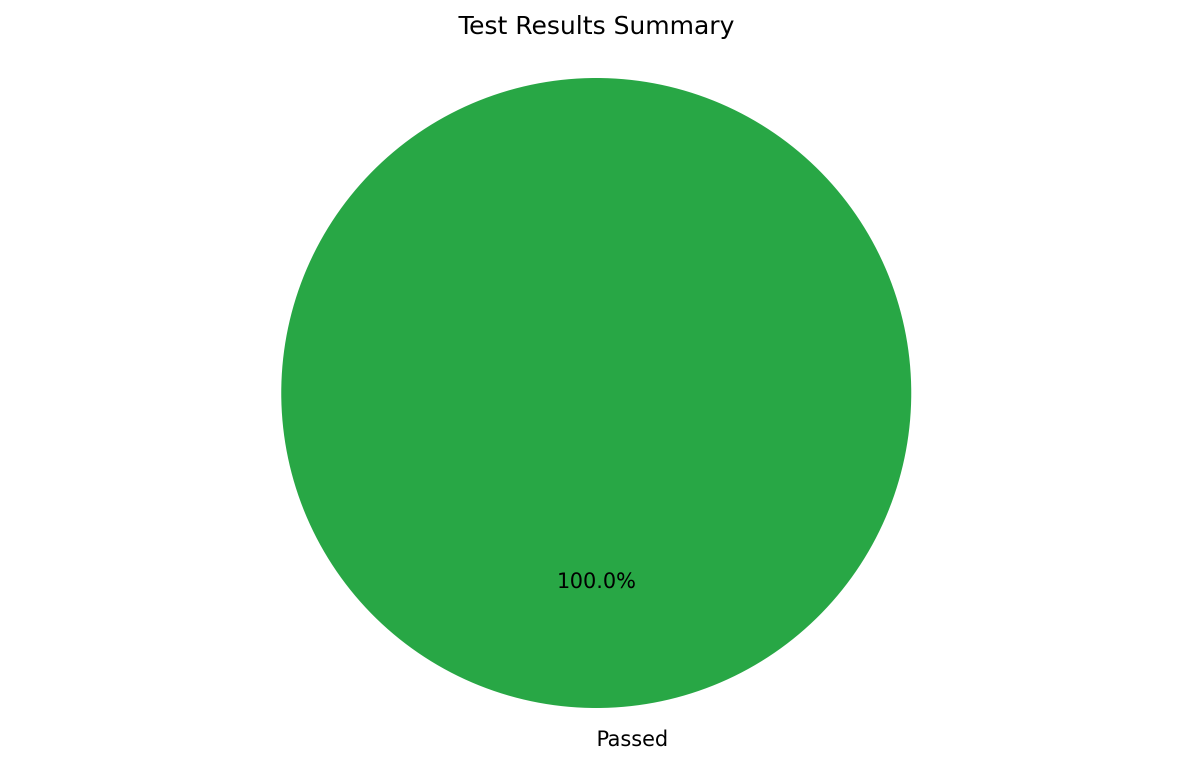
#> input picture contracts-evm-bep20/audit/chart.png, 2385 x 1530 px (shown at 1/2 size); its folder holds only this picture in this run
$ python -i allah_infographic.py   (imports and definitions only)
#> lines starting #> are read from the running program, lines starting #| are printed output that depends on the picture; after the words box and inside, x2 and y2 are one past the last pixel; in counts of white or black regions, pixels touching at a corner belong together
#> further down, picture is the input picture: PIL image 2385x1530 RGBA; mean R, G, B, A 181, 224.4, 190.9, 255

from PIL import Image, ImageDraw, ImageFont, ImageFilter
from pathlib import Path
import math

# ------------- Config -------------
TITLE = "Allah Kavramı – Tarihsel Gelişim ve Yorumlar"
OUTPUT = "allah_kavrami_modern_infografik.png"
SIZE = (1600, 1000)  # width, height
MARGIN = 60
GAP = 26
RADIUS = 28

# Card content (title, bullets, gradient)
CARDS = [
    {
        "title": "📜 Dil Kökeni",
        "bullets": [
            "Sami dillerde 'El/Ilah' → Tanrı",
            "İbranice: Eloah/Elohim",
            "Aramice: Elaha/Alaha",
            "Süryanice: Alāhā",
        ],
        "grad": ((35, 99, 235), (96, 165, 250)),  # blue → light blue
        "icon": "scroll",
    },
    {
        "title": "🏺 Cahiliye",
        "bullets": [
            "Allah: Yüce Yaratıcı",
            "Putlar: aracı",
        ],
        "grad": ((5, 150, 105), (74, 222, 128)),  # green tones
        "icon": "vase",
    },
    {
        "title": "📖 Kur’ân",
        "bullets": [
            "Tevhid, şirk reddi",
            "'Huve' (O) zamiri",
            "Esmaü’l-Hüsna (sıfatlar)",
        ],
        "grad": ((245, 158, 11), (253, 186, 116)),  # orange
        "icon": "book",
    },
    {
        "title": "🕌 Kelam",
        "bullets": [
            "Eş'arî & Maturidî",
            "'Allah' özel isim",
        ],
        "grad": ((139, 92, 246), (196, 181, 253)),  # purple
        "icon": "mosque",
    },
    {
        "title": "🌿 Tasavvuf",
        "bullets": [
            "İsim sembol, asıl O",
            "İsim–Müsemma ayrımı",
        ],
        "grad": ((236, 72, 153), (244, 114, 182)),  # pink
        "icon": "leaf",
    },
    {
        "title": "🧠 Felsefe",
        "bullets": [
            "Farabi, İbn Sina",
            "İsim beşer için",
        ],
        "grad": ((55, 65, 81), (156, 163, 175)),  # gray
        "icon": "brain",
    },
    {
        "title": "🌍 Modern",
        "bullets": [
            "Kültürel adlandırma",
            "Mutlak aynı hakikat",
        ],
        "grad": ((16, 185, 129), (110, 231, 183)),  # teal/green
        "icon": "globe",
    },
    {
        "title": "❤️ Senin Görüşün",
        "bullets": [
            "El-İlah telaffuzu",
            "Yegâne olana isim verilmez",
            "'O' demek yeter",
        ],
        "grad": ((220, 38, 38), (252, 165, 165)),  # red
        "icon": "heart",
    },
]

# ------------- Drawing helpers -------------
# [31 lines left out: functions load_font, rounded_rect_mask, linear_gradient, not called in this run]

def drop_shadow(img, offset=(0, 6), radius=12, opacity=120):
    # Create shadow via gaussian blur on alpha mask
#> called with offset = (0, 6), radius = 12, opacity = 120
    shadow = Image.new("RGBA", (img.width + abs(offset[0]) + radius*2, img.height + abs(offset[1]) + radius*2), (0,0,0,0))
#> shadow: PIL image 2409x1560 RGBA; every value is 0
    sx = radius
    sy = radius
    shadow_mask = Image.new("L", (img.width, img.height), 0)
#> shadow_mask: PIL image 2385x1530 L; every value is 0
    shadow_mask.paste(img.split()[-1], (0,0))
#> shadow_mask: PIL image 2385x1530 L; every value is 255
    shadow_draw = Image.new("L", shadow.size, 0)
#> shadow_draw: PIL image 2409x1560 L; every value is 0
    shadow_draw.paste(shadow_mask, (sx, sy))
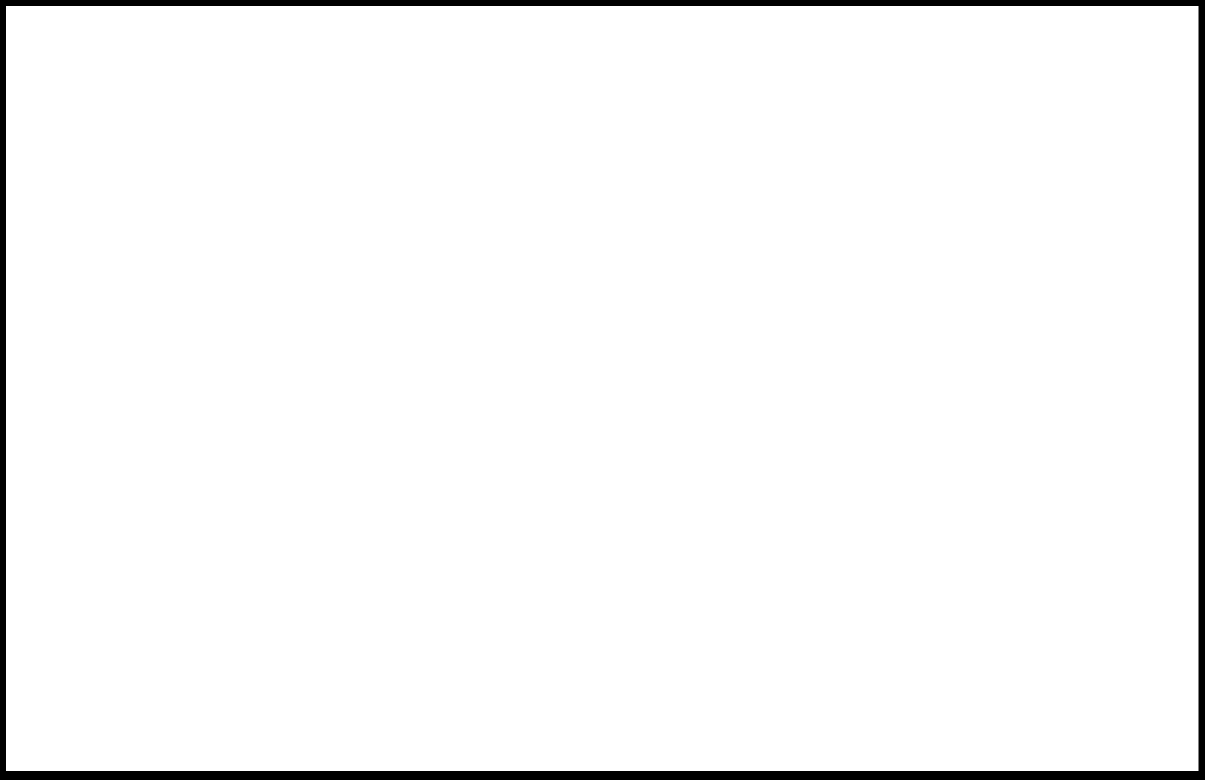
#> shadow_draw: PIL image 2409x1560 L (shown at 1/2 size); 97.1% white; 1 black region, box (x1, y1, x2, y2) and area: (0, 0, 2409, 1560) 108990
#> (the run stopped early here; a loop or call above may not have finished)
